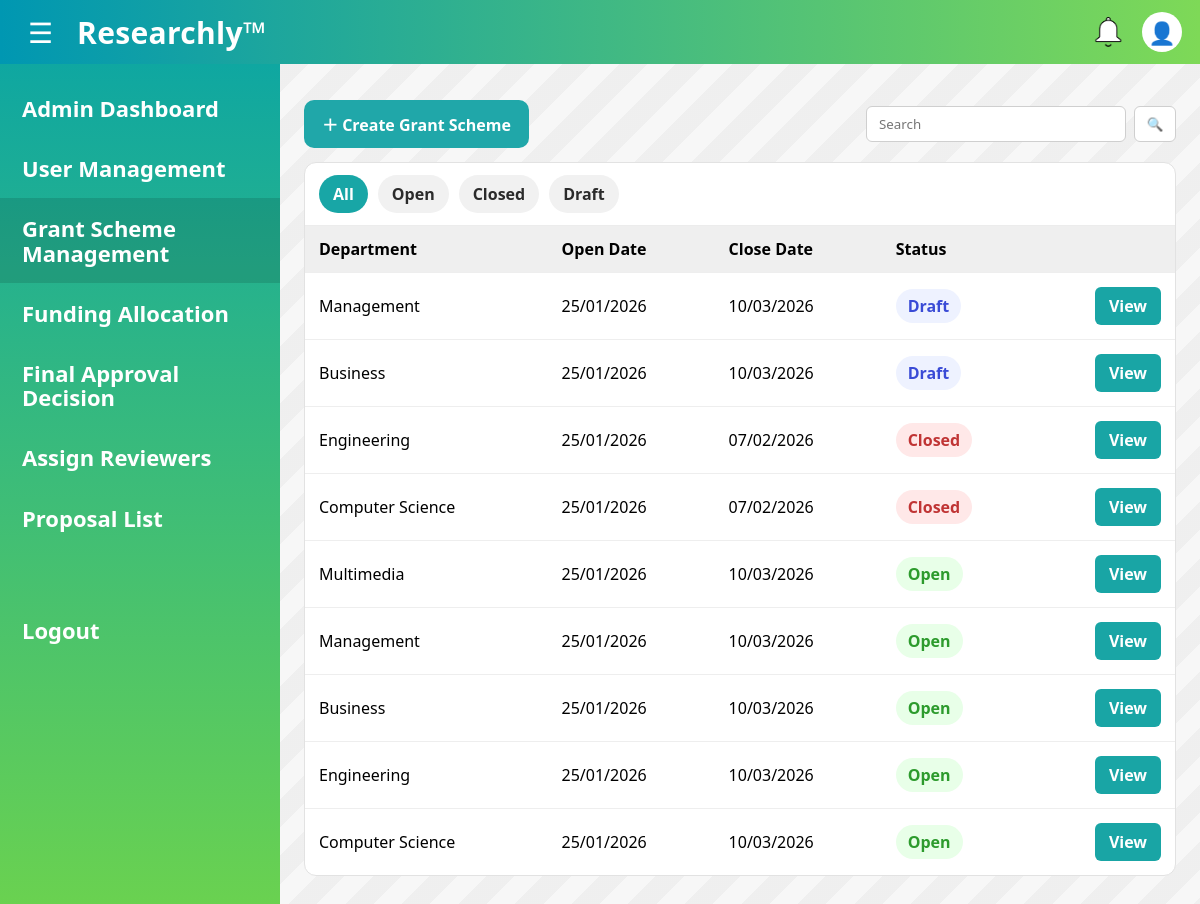
Screenshot of /admin/grants (signed in) with the database file from the repository.
### main.py (models this page shows)
class GrantScheme(db.Model):
    scheme_id = db.Column(db.String(36), primary_key=True, default=lambda: str(uuid.uuid4()))
    admin_id = db.Column(
        db.String(36),
        db.ForeignKey('admin.admin_id'),
    )
    department_id = db.Column(
        db.String(36),
        db.ForeignKey('department.department_id'),
    )
    description = db.Column(db.String(500), nullable=False)
    eligibiliity = db.Column(db.String(500), nullable=False)
    open_date = db.Column(db.Date, nullable=False)
    close_date = db.Column(db.Date, nullable=False)
    max_budget = db.Column(db.Integer, nullable=False)
    project_duration_limit = db.Column(db.Integer, nullable=False)
    required_documents = db.Column(db.String(500), nullable=False)
    reporting_requirements = db.Column(db.String(500), nullable=False)
    scheme_status = db.Column(db.String(20), nullable=False)
    created_at = db.Column(db.DateTime, default=lambda:datetime.now(timezone.utc), nullable=False)
    updated_at = db.Column(db.DateTime, default=lambda:datetime.now(timezone.utc), onupdate=lambda:datetime.now(timezone.utc), nullable=False)

class Department(db.Model):
    department_id = db.Column(db.String(36), primary_key=True, default=lambda: str(uuid.uuid4()))
    hod_id = db.Column(
        db.String(36),
        db.ForeignKey('hod.hod_id')
    )
    department_name = db.Column(db.String(50), nullable=False)
    department_description = db.Column(db.String(500), nullable=False)

### main.py (the view)
@app.route("/admin/grants")
@login_required
@admin_required
def admin_grants():
    q = (request.args.get("q") or "").strip()
    status = (request.args.get("status") or "ALL").upper()
    prof = get_profile(current_user.id)
    query = db.session.query(GrantScheme, Department)\
        .outerjoin(Department, GrantScheme.department_id == Department.department_id)
    if q:
        like = f"%{q}%"
        query = query.filter(
            (Department.department_name.ilike(like)) |
            (GrantScheme.description.ilike(like))
        )
    from datetime import date
    today = date.today()
    expired = GrantScheme.query.filter(
        db.func.upper(GrantScheme.scheme_status) == "OPEN",
        GrantScheme.close_date < today
    ).all()
    if expired:
        for s in expired:
            s.scheme_status = "CLOSED"
        db.session.commit()
    rows = query.order_by(GrantScheme.created_at.desc()).all()
    today = date.today()
    changed = False
    for scheme, _dept in rows:
        if (scheme.scheme_status or "").upper() == "OPEN" and scheme.close_date and today > scheme.close_date:
            scheme.scheme_status = "CLOSED"
            changed = True
    if changed:
        db.session.commit()
    if status != "ALL":
        rows = [(s, d) for (s, d) in rows if (s.scheme_status or "").upper() == status]
    return render_template(
        "admin_grant_scheme_management.html",
        rows=rows,
        q=q,
        status=status,
        prof=prof
    )

### main.py (called while the page is built)
@login_manager.user_loader
def load_user(user_id):
    return User.query.get(user_id)

def get_profile(user_id: str):
    return UserProfile.query.filter_by(user_id=user_id).first()

def is_admin_user(user: User) -> bool:
    prof = get_profile(user.id)
    return bool(prof and prof.account_status == "ACTIVE" and prof.role == "ADMIN")

def admin_required(fn):
    @wraps(fn)
    def wrapper(*args, **kwargs):
        if not current_user.is_authenticated:
            return login_manager.unauthorized()
        if not is_admin_user(current_user):
            abort(403)
        return fn(*args, **kwargs)
    return wrapper

@app.context_processor
def inject_profile():
    if current_user.is_authenticated:
        return {"prof": get_profile(current_user.id)}
    return {"prof": None}

### templates/admin_grant_scheme_management.html (shortened to what this page needs)
<!DOCTYPE html>
<html lang="en">
<head>
  <link rel="stylesheet" href="{{ url_for('static', filename='css/admin_grant_scheme_management.css') }}">
  <link rel="stylesheet" href="{{ url_for('static', filename='css/colors.css') }}">
</head>
<body>
  <header class="topbar">
    <div class="left">
      <button class="hamburger" type="button" aria-label="Menu" id="hamburger">&#9776;</button>
      <div class="brand">Researchly™</div>
    </div>
    <div class="icons">
      <span class="icon bell" title="Notifications"></span>
      <a href="{{ url_for('view_profile') }}" class="icon user" title="Profile">
        {% if prof and prof.profile_picture %}
          <img class="top-avatar"
               src="{{ url_for('static', filename='uploads/' ~ prof.profile_picture) }}"
               alt="Profile">
        {% else %}
          <span class="fallback-user">👤</span>
        {% endif %}
      </a>
    </div>
  </header>
  <main class="layout" id="layout">
    <aside class="sidebar" id="sidebar">
      <a class="side-link" href="{{ url_for('admin_dashboard') }}">Admin Dashboard</a>
      <a class="side-link" href="{{ url_for('admin_users', status='PENDING') }}">User Management</a>
      <a class="side-link active" href="{{ url_for('admin_grants', status='ALL', q=q) }}">Grant Scheme<br/>Management</a>
      <a class="side-link" href="{{ url_for('admin_funding_list', dept='ALL') }}">Funding Allocation</a>
      <a class="side-link" href="{{ url_for('admin_final_approval_list', dept='ALL') }}">Final Approval<br/>Decision</a>
      <a class="side-link" href="{{ url_for('admin_assign_reviewers', dept='ALL') }}">Assign Reviewers</a>
      <a class="side-link" href="{{ url_for('admin_proposal_list') }}">Proposal List</a>
      <div class="side-spacer"></div>
      <a class="side-link logout" href="{{ url_for('logout') }}">Logout</a>
    </aside>
    <section class="content">
      <div class="toolbar">
        <a class="btn-create" href="{{ url_for('admin_grant_create') }}">＋ Create Grant Scheme</a>
        <form class="search" method="GET" action="{{ url_for('admin_grants') }}">
          <input type="text" name="q" value="{{ q }}" placeholder="Search">
          <button type="submit">🔍</button>
        </form>
      </div>
      <div class="card">
        <div class="tabs">
          <a class="tab {{ 'active' if status=='ALL' else '' }}" href="{{ url_for('admin_grants', status='ALL', q=q) }}">All</a>
          <a class="tab {{ 'active' if status=='OPEN' else '' }}" href="{{ url_for('admin_grants', status='OPEN', q=q) }}">Open</a>
          <a class="tab {{ 'active' if status=='CLOSED' else '' }}" href="{{ url_for('admin_grants', status='CLOSED', q=q) }}">Closed</a>
          <a class="tab {{ 'active' if status=='DRAFT' else '' }}" href="{{ url_for('admin_grants', status='DRAFT', q=q) }}">Draft</a>
        </div>
        <table class="table">
          <thead>
            <tr>
              <th>Department</th>
              <th>Open Date</th>
              <th>Close Date</th>
              <th>Status</th>
              <th></th>
            </tr>
          </thead>
          <tbody>
          {% for scheme, dept in rows %}
            <tr>
              <td>{{ dept.department_name if dept else '(No department linked)' }}</td>
              <td>{{ scheme.open_date.strftime('%d/%m/%Y') }}</td>
              <td>{{ scheme.close_date.strftime('%d/%m/%Y') }}</td>
              <td>
                <span class="badge {{ scheme.scheme_status|lower }}">{{ scheme.scheme_status|capitalize }}</span>
              </td>
              <td class="actions">
                <a class="btn-view" href="{{ url_for('admin_grant_view', scheme_id=scheme.scheme_id) }}">View</a>
              </td>
            </tr>
          {% else %}
            <tr><td colspan="5" class="empty">No schemes found.</td></tr>
          {% endfor %}
          </tbody>
        </table>
      </div>
    </section>
  </main>
</body>
</html>

### static/css/admin_grant_scheme_management.css (style rules this page uses)
html, body { height: 100%; }
body { margin: 0; overflow: hidden; background: #f7f7f7; }
.topbar { position: sticky; top: 0; z-index: 1000; }
.layout { height: calc(100vh - 64px); overflow: hidden; display: grid; grid-template-columns: 280px 1fr; transition: grid-template-columns 0.3s ease; }
.sidebar { height: 100%; overflow-y: auto; }
.content { height: 100%; overflow-y: auto; padding: 22px 24px 40px; }
.content, .sidebar { -webkit-overflow-scrolling: touch; }
* { box-sizing: border-box; font-family: "Segoe UI", Arial, sans-serif; }
body { margin: 0; min-height: 100vh; background: #f7f7f7; }
.topbar { height: 64px; padding: 0 18px; display: flex; align-items: center; justify-content: space-between; background: linear-gradient(90deg, var(--accent-2), var(--accent-1)); color: #fff; }
.topbar .left { display: flex; align-items: center; gap: 14px; }
.hamburger { border: none; background: transparent; color: #fff; font-size: 28px; cursor: pointer; padding: 6px 10px; border-radius: 10px; }
.brand { font-size: 30px; font-weight: 800; letter-spacing: 0.3px; }
.icons { display: flex; gap: 14px; align-items: center; }
.icon { width: 40px; height: 40px; display: inline-block; position: relative; }
.icon.bell { background-image: url('../img/white_bell.png'); background-size: contain; background-repeat: no-repeat; background-position: center; }
.icon.user { width: 40px; height: 40px; border-radius: 50%; overflow: hidden; display: inline-flex; align-items: center; justify-content: center; background: #fff; text-decoration: none; flex: 0 0 40px; }
.icon.user .fallback-user { font-size: 22px; line-height: 1; }
.layout { display: grid; grid-template-columns: 280px 1fr; min-height: calc(100vh - 64px); transition: grid-template-columns 0.3s ease; }
.sidebar { background: linear-gradient(180deg, #0fa7a1, #6bd24f); padding: 14px 0; color: #fff; transition: transform 0.3s ease, width 0.3s ease; width: 280px; }
.side-link { display: block; padding: 18px 22px; color: #fff; text-decoration: none; font-weight: 700; font-size: 22px; line-height: 1.1; white-space: nowrap; }
.side-link.active { background: rgba(0,0,0,0.12); }
.side-spacer { height: 40px; }
.side-link.logout { margin-top: 12px; }
.content { padding: 26px 24px 40px; background: repeating-linear-gradient( 135deg, rgba(0,0,0,0.03) 0, rgba(0,0,0,0.03) 20px, rgba(255,255,255,0) 20px, rgba(255,255,255,0) 40px ); }
.toolbar { display: flex; justify-content: space-between; align-items: center; gap: 14px; margin: 10px 0 14px; }
.btn-create { background: #20a7a9; color: #fff; text-decoration: none; font-weight: 800; padding: 12px 18px; border-radius: 10px; display: inline-flex; align-items: center; gap: 10px; }
.search { display: flex; gap: 8px; align-items: center; }
.search input { height: 36px; width: 260px; padding: 0 12px; border: 1px solid #cfcfcf; border-radius: 6px; background: #fff; }
.search button { height: 36px; width: 42px; border: 1px solid #cfcfcf; border-radius: 6px; background: #fff; cursor: pointer; }
.card { background: #fff; border-radius: 12px; border: 1px solid #e2e2e2; overflow: hidden; }
.tabs { display: flex; gap: 10px; padding: 12px 14px; border-bottom: 1px solid #ececec; }
.tab { padding: 8px 14px; border-radius: 999px; text-decoration: none; font-weight: 800; color: #2b2b2b; background: #f1f1f1; }
.tab.active { background: #18a6a6; color: #fff; }
.table { width: 100%; border-collapse: collapse; }
.table thead th { background: #efefef; text-align: left; padding: 12px 14px; font-weight: 800; }
.table tbody td { padding: 14px; border-top: 1px solid #eee; }
.actions { text-align: right; }
.btn-view { background: #19a5a5; color: #fff; text-decoration: none; font-weight: 800; padding: 8px 14px; border-radius: 6px; display: inline-block; }
.badge { padding: 6px 12px; border-radius: 999px; font-weight: 800; display: inline-block; }
.badge.open { background: #e8ffe8; color: #2d9b2d; }
.badge.closed { background: #ffe8e8; color: #c03434; }
.badge.draft { background: #eef2ff; color: #3a4bd6; }

### static/css/colors.css (style rules this page uses)
:root { --accent-1: #7ed957; --accent-2: #0097b2; --font-1: #28a5a8; }

### rows the page displays
GrantScheme: department_name "Management", open_date "25/01/2026", close_date "10/03/2026", scheme_status "Draft"
GrantScheme: department_name "Business", open_date "25/01/2026", close_date "10/03/2026", scheme_status "Draft"
GrantScheme: department_name "Engineering", open_date "25/01/2026", close_date "07/02/2026", scheme_status "Closed"
GrantScheme: department_name "Computer Science", open_date "25/01/2026", close_date "07/02/2026", scheme_status "Closed"
GrantScheme: department_name "Multimedia", open_date "25/01/2026", close_date "10/03/2026", scheme_status "Open"
GrantScheme: department_name "Management", open_date "25/01/2026", close_date "10/03/2026", scheme_status "Open"
GrantScheme: department_name "Business", open_date "25/01/2026", close_date "10/03/2026", scheme_status "Open"
GrantScheme: department_name "Engineering", open_date "25/01/2026", close_date "10/03/2026", scheme_status "Open"
GrantScheme: department_name "Computer Science", open_date "25/01/2026", close_date "10/03/2026", scheme_status "Open"
